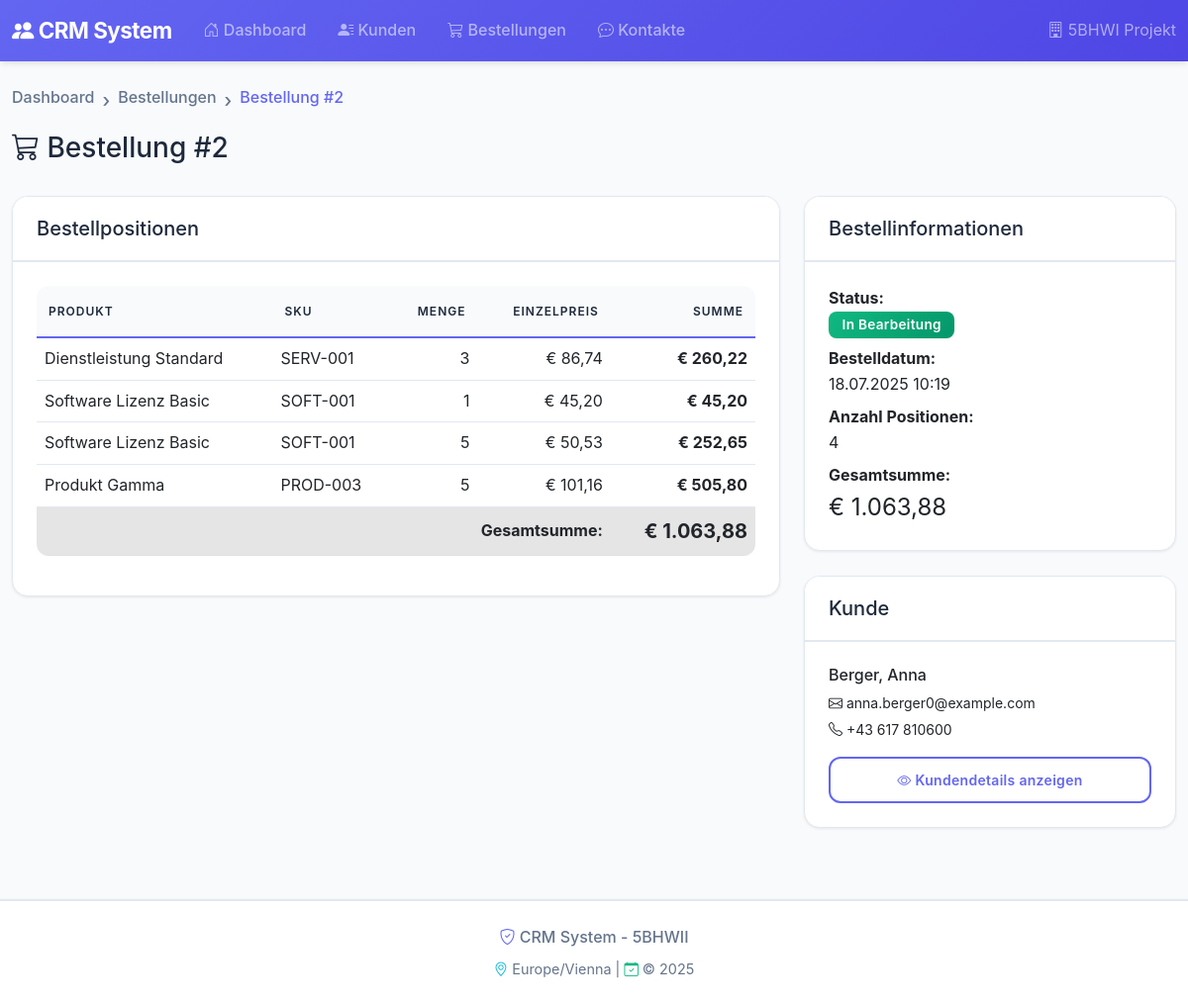
/orders/2, run on the app's committed database.
### models.py (models this page shows, shortened)
class Order(db.Model):
    __tablename__ = 'orders'
    id = db.Column(db.Integer, primary_key=True, autoincrement=True)
    customer_id = db.Column(db.Integer, db.ForeignKey('customers.id', ondelete='CASCADE'), nullable=False)
    order_date = db.Column(db.DateTime, nullable=False, default=datetime.utcnow)
    status = db.Column(db.String(20), default='Offen')
    total_amount = db.Column(db.Numeric(10, 2), nullable=False)
    customer = db.relationship('Customer', back_populates='orders')
    items = db.relationship('OrderItem', back_populates='order', cascade='all, delete-orphan')
    __table_args__ = (
        db.Index('idx_order_date', 'order_date'),
        db.Index('idx_customer_order_date', 'customer_id', 'order_date'),
    )
    @property
    def item_count(self):
        return len(self.items)

class OrderItem(db.Model):
    __tablename__ = 'order_items'
    id = db.Column(db.Integer, primary_key=True, autoincrement=True)
    order_id = db.Column(db.Integer, db.ForeignKey('orders.id', ondelete='CASCADE'), nullable=False)
    product_id = db.Column(db.Integer, db.ForeignKey('products.id'), nullable=False)
    quantity = db.Column(db.Integer, nullable=False)
    unit_price = db.Column(db.Numeric(10, 2), nullable=False)
    order = db.relationship('Order', back_populates='items')
    product = db.relationship('Product', back_populates='order_items')
    @property
    def subtotal(self):
        return float(self.quantity * self.unit_price)

class Product(db.Model):
    __tablename__ = 'products'
    id = db.Column(db.Integer, primary_key=True, autoincrement=True)
    sku = db.Column(db.String(100), unique=True)
    name = db.Column(db.String(255), nullable=False)
    base_price = db.Column(db.Numeric(10, 2), nullable=False)
    order_items = db.relationship('OrderItem', back_populates='product')

class Customer(db.Model):
    __tablename__ = 'customers'
    id = db.Column(db.Integer, primary_key=True, autoincrement=True)
    first_name = db.Column(db.String(100), nullable=False)
    last_name = db.Column(db.String(100), nullable=False)
    email = db.Column(db.String(255), unique=True)
    phone = db.Column(db.String(50))
    created_at = db.Column(db.DateTime, default=datetime.utcnow)
    orders = db.relationship('Order', back_populates='customer', cascade='all, delete-orphan')
    contacts = db.relationship('Contact', back_populates='customer', cascade='all, delete-orphan')
    @property
    def full_name(self):
        return f"{self.last_name}, {self.first_name}"

### crm_app/views/orders.py (the view)
@orders_bp.route('/<int:order_id>')
def order_detail(order_id):
    order = Order.query.get_or_404(order_id)
    return render_template('orders/detail.html',
                         order=order)

### crm_app/templates/orders/detail.html (shortened to what this page needs)
{% extends "base.html" %}
{% block content %}
<div class="row mb-4">
    <div class="col">
        <nav aria-label="breadcrumb">
            <ol class="breadcrumb">
                <li class="breadcrumb-item"><a href="{{ url_for('index') }}">Dashboard</a></li>
                <li class="breadcrumb-item"><a href="{{ url_for('orders.list_orders') }}">Bestellungen</a></li>
                <li class="breadcrumb-item active">Bestellung #{{ order.id }}</li>
            </ol>
        </nav>
        <h1>
            <i class="bi bi-cart3"></i> Bestellung #{{ order.id }}
        </h1>
    </div>
</div>
<div class="row">
    <div class="col-md-8">
        <div class="card mb-4">
            <div class="card-header">
                <h5 class="mb-0">Bestellpositionen</h5>
            </div>
            <div class="card-body">
                <div class="table-responsive">
                    <table class="table">
                        <thead>
                            <tr>
                                <th>Produkt</th>
                                <th>SKU</th>
                                <th class="text-end">Menge</th>
                                <th class="text-end">Einzelpreis</th>
                                <th class="text-end">Summe</th>
                            </tr>
                        </thead>
                        <tbody>
                            {% for item in order.items %}
                            <tr>
                                <td>{{ item.product.name }}</td>
                                <td>{{ item.product.sku }}</td>
                                <td class="text-end">{{ item.quantity }}</td>
                                <td class="text-end">{{ item.unit_price|currency }}</td>
                                <td class="text-end"><strong>{{ item.subtotal|currency }}</strong></td>
                            </tr>
                            {% endfor %}
                        </tbody>
                        <tfoot>
                            <tr class="table-active">
                                <td colspan="4" class="text-end"><strong>Gesamtsumme:</strong></td>
                                <td class="text-end"><strong class="fs-5">{{ order.total_amount|currency }}</strong></td>
                            </tr>
                        </tfoot>
                    </table>
                </div>
            </div>
        </div>
    </div>
    <div class="col-md-4">
        <div class="card mb-4">
            <div class="card-header">
                <h5 class="mb-0">Bestellinformationen</h5>
            </div>
            <div class="card-body">
                <p class="mb-2">
                    <strong>Status:</strong><br>
                    <span class="badge {% if order.status == 'Offen' %}bg-warning{% else %}bg-success{% endif %}">
                        {{ order.status }}
                    </span>
                </p>
                <p class="mb-2">
                    <strong>Bestelldatum:</strong><br>
                    {{ order.order_date|datetime_format }}
                </p>
                <p class="mb-2">
                    <strong>Anzahl Positionen:</strong><br>
                    {{ order.item_count }}
                </p>
                <p class="mb-0">
                    <strong>Gesamtsumme:</strong><br>
                    <span class="fs-4">{{ order.total_amount|currency }}</span>
                </p>
            </div>
        </div>
        <div class="card">
            <div class="card-header">
                <h5 class="mb-0">Kunde</h5>
            </div>
            <div class="card-body">
                <h6>{{ order.customer.full_name }}</h6>
                <p class="mb-1 small">
                    <i class="bi bi-envelope"></i> {{ order.customer.email or 'Keine E-Mail' }}
                </p>
                <p class="mb-3 small">
                    <i class="bi bi-telephone"></i> {{ order.customer.phone or 'Kein Telefon' }}
                </p>
                <a href="{{ url_for('customers.customer_detail', customer_id=order.customer.id) }}"
                   class="btn btn-sm btn-outline-primary w-100">
                    <i class="bi bi-eye"></i> Kundendetails anzeigen
                </a>
            </div>
        </div>
    </div>
</div>
{% endblock %}

### crm_app/static/css/style.css (style rules this page uses)
:root { --primary-color: #6366f1; --primary-dark: #4f46e5; --primary-light: #818cf8; --success-color: #10b981; --success-dark: #059669; --info-color: #06b6d4; --info-dark: #0891b2; --warning-color: #f59e0b; --warning-dark: #d97706; --danger-color: #ef4444; --bg-primary: #f8fafc; --bg-secondary: #ffffff; --text-primary: #1e293b; --text-secondary: #64748b; --border-color: #e2e8f0; --shadow-sm: 0 1px 3px 0 rgba(0, 0, 0, 0.08); --shadow-md: 0 4px 6px -1px rgba(0, 0, 0, 0.08), 0 2px 4px -1px rgba(0, 0, 0, 0.04); --shadow-lg: 0 10px 15px -3px rgba(0, 0, 0, 0.08), 0 4px 6px -2px rgba(0, 0, 0, 0.03); --shadow-xl: 0 20px 25px -5px rgba(0, 0, 0, 0.08), 0 10px 10px -5px rgba(0, 0, 0, 0.03); --radius-sm: 8px; --radius-md: 12px; --radius-lg: 16px; }
body { font-family: -apple-system, BlinkMacSystemFont, 'Inter', 'Segoe UI', 'Roboto', sans-serif; background-color: #f8fafc; color: var(--text-primary); line-height: 1.6; }
* { -webkit-font-smoothing: antialiased; -moz-osx-font-smoothing: grayscale; }
.card, .btn, .nav-link, .table-hover tbody tr, .clickable-row { transform: translateZ(0); backface-visibility: hidden; }
.card { background: var(--bg-secondary); border: 1px solid var(--border-color); border-radius: 16px; box-shadow: var(--shadow-sm); transition: transform 0.2s ease, box-shadow 0.2s ease; overflow: hidden; will-change: transform; }
.card-header { background-color: var(--bg-secondary); border-bottom: 2px solid var(--border-color); font-weight: 600; padding: 1.25rem 1.5rem; font-size: 1.1rem; color: var(--text-primary); }
.card-body { padding: 1.5rem; }
.table { background-color: var(--bg-secondary); border-radius: 12px; overflow: hidden; }
.table thead th { background-color: #f8fafc; border-bottom: 2px solid var(--primary-color); font-weight: 600; text-transform: uppercase; font-size: 0.75rem; letter-spacing: 1px; color: var(--text-primary); padding: 1rem 0.75rem; }
.table tbody tr { transition: background-color 0.15s ease; border-bottom: 1px solid var(--border-color); }
.badge { padding: 0.5em 1em; font-weight: 600; border-radius: 8px; letter-spacing: 0.3px; font-size: 0.85em; box-shadow: var(--shadow-sm); }
.badge.bg-success { background: linear-gradient(135deg, var(--success-color) 0%, var(--success-dark) 100%) !important; }
.btn { border-radius: 12px; padding: 0.7rem 1.5rem; font-weight: 600; transition: transform 0.15s ease, box-shadow 0.15s ease, opacity 0.15s ease; border: none; letter-spacing: 0.3px; will-change: transform; }
.btn-outline-primary { border: 2px solid var(--primary-color); color: var(--primary-color); background: transparent; }
h1 { font-size: 1.75rem; }
.breadcrumb { background-color: transparent; padding: 0; margin-bottom: 1rem; }
.breadcrumb-item { color: var(--text-secondary); font-weight: 500; }
.breadcrumb-item.active { color: var(--primary-color); }
.breadcrumb-item + .breadcrumb-item::before { content: "›"; font-size: 1.2rem; color: var(--text-secondary); }
.breadcrumb-item a { color: var(--text-secondary); text-decoration: none; transition: color 0.3s; }
.bi { transition: transform 0.15s ease; }
html { scroll-behavior: smooth; }

### data on the page
Order: id "2", total_amount "€ 1.063,88", status "In Bearbeitung", order_date "18.07.2025 10:19"
OrderItem: product.name "Dienstleistung Standard", product.sku "SERV-001", quantity "3", unit_price "€ 86,74", subtotal "€ 260,22"
OrderItem: product.name "Software Lizenz Basic", product.sku "SOFT-001", quantity "1", unit_price "€ 45,20", subtotal "€ 45,20"
OrderItem: product.name "Software Lizenz Basic", product.sku "SOFT-001", quantity "5", unit_price "€ 50,53", subtotal "€ 252,65"
OrderItem: product.name "Produkt Gamma", product.sku "PROD-003", quantity "5", unit_price "€ 101,16", subtotal "€ 505,80"
Customer: customer.full_name "Berger, Anna", customer "anna.berger0@example.com", customer "+43 617 810600"

### other printed values
{{ order.item_count }} "4"
